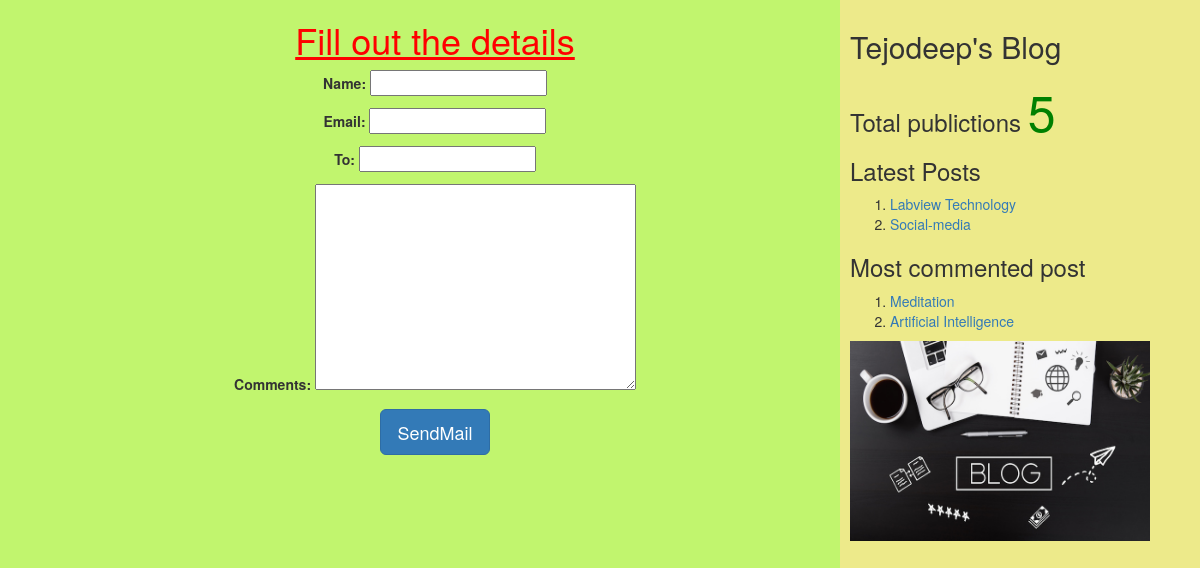
The page /2/share on the database its author committed.
### myApp/models.py (models this page shows, shortened)
class Post(models.Model):
          tags=TaggableManager()
          STATUS_CHOICES=(('draft','Draft'),('published','Published'))
          title=models.CharField(max_length=256)
          slug=models.SlugField(max_length=264,unique_for_date='publish')
          author=models.ForeignKey(User,related_name='blog_posts',on_delete= models.CASCADE)
          body=models.TextField()
          publish=models.DateTimeField(default=timezone.now)
          created=models.DateTimeField(auto_now_add=True)
          updated=models.DateTimeField(auto_now=True)
          status= models.CharField(max_length=10,choices=STATUS_CHOICES,default='draft')
          objects=CustomManager()
          class Meta:
                ordering=('-publish',)
          def get_absolute_url(self):
                return reverse('post_detail',args=[self.publish.year,self.publish.strftime('%m'),self.publish.strftime('%d'),self.slug])

### myApp/views.py (the view, shortened to what this page needs)
# urls.py: url(r'^(?P<id>\d+)/share',views.mail_send_view),
def mail_send_view(request,id):
    post=get_object_or_404(Post,id=id,status='published')
    form=EmailSendForm()
    d={'post':post,'form':form}
    return render(request,'myApp/sharebymail.html',d)

### myApp/forms.py
class EmailSendForm(forms.Form):
    name=forms.CharField()
    email=forms.EmailField()
    to=forms.EmailField()
    comments=forms.CharField(required=False,widget=forms.Textarea)

### myApp/models.py (called while the page is built)
    def get_queryset(self):
        return super().get_queryset().filter(status='published')

### myApp/templatetags/mytags.py (called while the page is built)
@register.simple_tag
def total_posts():
    return Post.objects.count()

@register.inclusion_tag('myApp/latest_post.html')
def show_latest_posts(count=3):
    latest_posts=Post.objects.order_by('-publish')[:count]
    return {'latest_posts':latest_posts}

@register.simple_tag
def get_most_commented_posts(count=2):
    return Post.objects.annotate(total_comments=Count('comments')).order_by('-total_comments')[:count]

### template/myApp/sharebymail.html (shortened to what this page needs)
<html>
{%extends "myApp/parent.html"%}
     {%block content_block%}
     <center>
     <h1 style="color:red"><u>Fill out the details</u></h1>
    <form  method="post">
      {{form.as_p}}
      <input type="submit" class='btn btn-lg btn-primary' value="SendMail">
       </form>
      </center>
    {%endblock%}

### template/myApp/parent.html (shortened to what this page needs)
<html>
{%load static%}
{%load mytags%}
    <head>
        <link rel="stylesheet" href="https://maxcdn.bootstrapcdn.com/bootstrap/3.3.7/css/bootstrap.min.css">
    </head>
    <body>
        <div class="content" style="width:70%;float:left;background-color:#c1f56e;height:300%;padding:0 0 0 30px">
              {%block content_block%}
              {%endblock%}
        </div>
        <div class="sidebar" style="width:30%;float:right;background-color:#edea8a;height:300%;padding:10px">
            <h2>Tejodeep's Blog</h2>
            <h3>Total publictions
              <span style="color:green;font-size:50px">
              {%total_posts%}</span>
              <h3>Latest Posts</h3>
              {% show_latest_posts 2 %}
              <h3>Most commented post</h3>
              {%get_most_commented_posts as m%}
              <ol>
                {%for post in m%}
                <li><a href="{{post.get_absolute_url}}">{{post.title}}</a></li>
                {%endfor%}
              </ol>
            </h3>
<img src="{% static "images/blog.jpg" %}" width="300px" height="200px"/>
        </div>
    </body>
</html>

### template/myApp/latest_post.html
<!DOCTYPE html>
<html lang="en" dir="ltr">
  <body>
    <ol>
    {%for post in latest_posts%}
    <li><a href="{{post.get_absolute_url}}">{{post.title}}</a></li>
    {%endfor%}
    </ol>
  </body>
</html>

### rows shown on the page
Post: title "Labview Technology"
Post: title "Social-media"
Post: title "Meditation"
Post: title "Artificial Intelligence"
